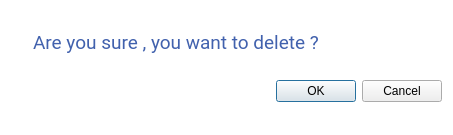
<?xml version="1.0" encoding="UTF-8"?>
<ui version="4.0">
 <class>Dialog</class>
 <widget class="QDialog" name="Dialog">
  <property name="geometry">
   <rect>
    <x>0</x>
    <y>0</y>
    <width>453</width>
    <height>135</height>
   </rect>
  </property>
  <property name="windowTitle">
   <string>Dialog</string>
  </property>
  <property name="styleSheet">
   <string notr="true">background-color: rgb(255, 255, 255);</string>
  </property>
  <layout class="QGridLayout" name="gridLayout">
   <item row="0" column="0">
    <widget class="QLabel" name="label_2">
     <property name="sizePolicy">
      <sizepolicy hsizetype="Fixed" vsizetype="Fixed">
       <horstretch>0</horstretch>
       <verstretch>0</verstretch>
      </sizepolicy>
     </property>
     <property name="text">
      <string/>
     </property>
     <property name="pixmap">
      <pixmap resource="nx.qrc">:/newPrefix/images/ques.png</pixmap>
     </property>
     <property name="scaledContents">
      <bool>false</bool>
     </property>
    </widget>
   </item>
   <item row="1" column="0" colspan="2">
    <widget class="QDialogButtonBox" name="del_buttonBox">
     <property name="styleSheet">
      <string notr="true">background:none;</string>
     </property>
     <property name="orientation">
      <enum>Qt::Horizontal</enum>
     </property>
     <property name="standardButtons">
      <set>QDialogButtonBox::Cancel|QDialogButtonBox::Ok</set>
     </property>
    </widget>
   </item>
   <item row="0" column="1">
    <widget class="QLabel" name="label">
     <property name="font">
      <font>
       <family>Roboto</family>
       <pointsize>14</pointsize>
       <weight>50</weight>
       <bold>false</bold>
      </font>
     </property>
     <property name="styleSheet">
      <string notr="true">color: rgb(65, 97, 173);
margin-left:5px;</string>
     </property>
     <property name="text">
      <string>Are you sure , you want to delete ?</string>
     </property>
    </widget>
   </item>
  </layout>
 </widget>
 <resources>
  <include location="nx.qrc"/>
 </resources>
 <connections>
  <connection>
   <sender>del_buttonBox</sender>
   <signal>accepted()</signal>
   <receiver>Dialog</receiver>
   <slot>accept()</slot>
   <hints>
    <hint type="sourcelabel">
     <x>248</x>
     <y>254</y>
    </hint>
    <hint type="destinationlabel">
     <x>157</x>
     <y>274</y>
    </hint>
   </hints>
  </connection>
  <connection>
   <sender>del_buttonBox</sender>
   <signal>rejected()</signal>
   <receiver>Dialog</receiver>
   <slot>reject()</slot>
   <hints>
    <hint type="sourcelabel">
     <x>316</x>
     <y>260</y>
    </hint>
    <hint type="destinationlabel">
     <x>286</x>
     <y>274</y>
    </hint>
   </hints>
  </connection>
 </connections>
</ui>
